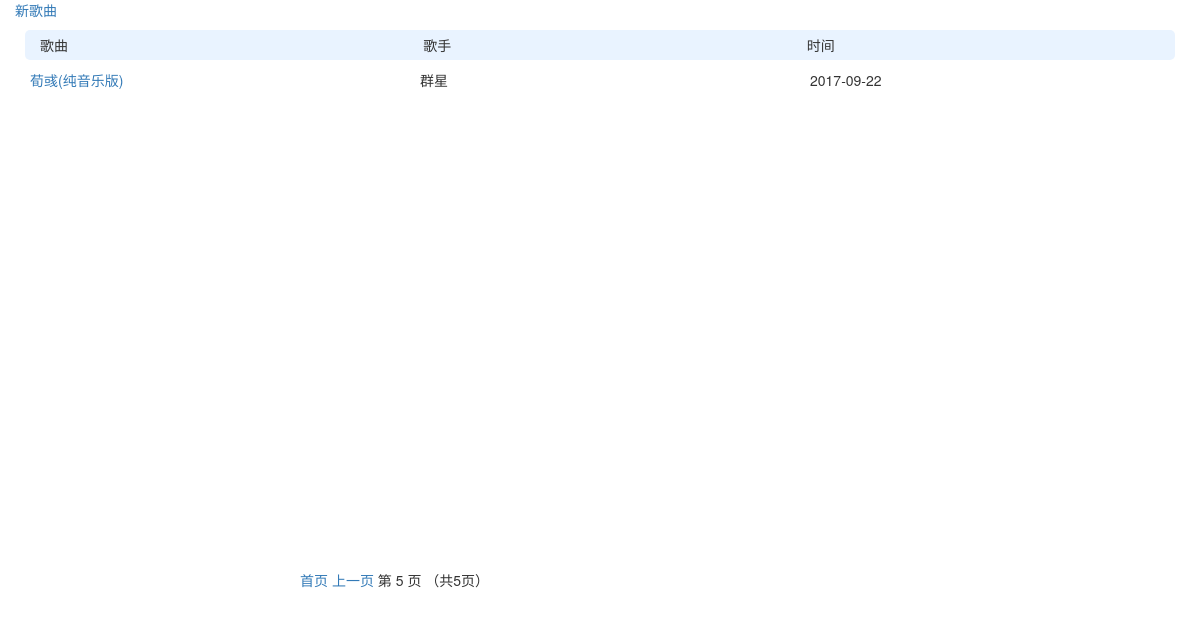
The page /list/index/?page=5 on the database as committed earlier.
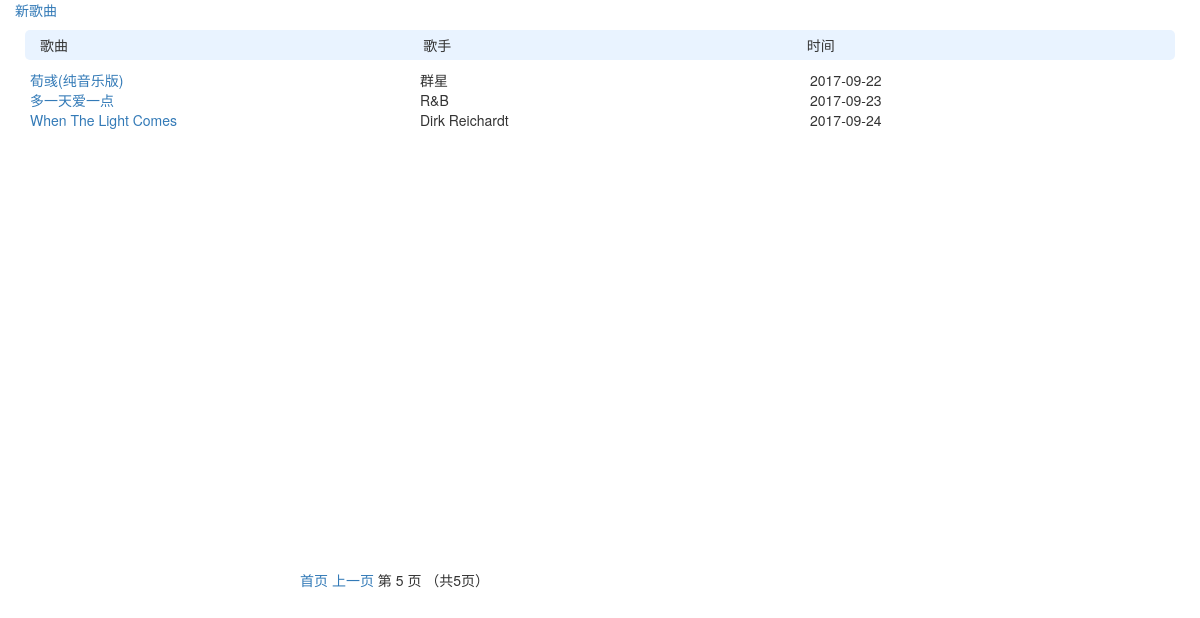
The same page on the database as committed later.
### list/models.py (models this page shows)
class Article(models.Model):
    song_name = models.CharField('歌名', max_length=32, null=False)
    singer = models.CharField('歌手', max_length=32, null=True)
    createTime = models.DateTimeField('添加时间', auto_now=True)

### list/views.py (the view)
def index(request):
    articles_list = models.Article.objects.all()
    paginator = Paginator(articles_list, 25)# Show 25 contacts per page
    pages = paginator.count
    page = request.GET.get('page')
    try:
        articles = paginator.page(page)
    except PageNotAnInteger:
        articles = paginator.page(1)
    except EmptyPage:
        articles = paginator.page(paginator.num_pages)
    return render(request, 'list/index.html', {'articles': articles})

### list/templates/list/index.html (shortened to what this page needs)
<!DOCTYPE html>
<html lang="en">
<head>
    <link rel="stylesheet" href="https://maxcdn.bootstrapcdn.com/bootstrap/3.3.4/css/bootstrap.min.css">
    <link rel="stylesheet" href="https://maxcdn.bootstrapcdn.com/bootstrap/3.3.4/css/bootstrap-theme.min.css">
</head>
<body>
    <div  class="col-md-12" style="height: 550px;">
        <a href="{% url 'list:edit_page' 0 %}">新歌曲</a>  <br/>
        <div class="title">
            <span class="col-md-4 inline">歌曲</span>
            <span class="col-md-4 inline">歌手</span>
            <span class="col-md-4 inline">时间</span>
        </div>
    {% for article in articles %}
        <div>
            <a class="col-md-4 inline" href="{% url 'list:article_page' article.id %}">{{article.song_name }}</a>
            <span class="col-md-4 inline">{{article.singer }}</span>
            <span class="col-md-4 inline">{{article.createTime|date:"Y-m-d" }}</span>
        </div>
    {% endfor %}
    </div>
    <div class="pagination" style="position:relative; left:300px;">
            <span class="step-links">
                {% if articles.has_previous %}
                    <a href="?page=1">首页</a>
                    <a href="?page={{ articles.previous_page_number }}">上一页</a>
                {% endif %}
                <span class="current">
                    第 {{ articles.number }} 页 （共{{ articles.paginator.num_pages }}页）
                </span>
            </span>
        </div>
</body>
</html>

### list/templates/list/index.html (style rules this page uses)
body { font-family: "Helvetica Neue", Helvetica, Arial, sans-serif, '微软雅黑'; }
a { text-decoration: none; }
.inline { display: inline-block; }
.title { background-color: #e9f3ff; height: 30px; line-height: 30px; border-radius: 5px; margin: 10px; }

Rows that differ between the two databases and show on the page:
added Article: song_name "多一天爱一点", singer "R&B", createTime "2017-09-23"
added Article: song_name "When The Light Comes", singer "Dirk Reichardt", createTime "2017-09-24"
